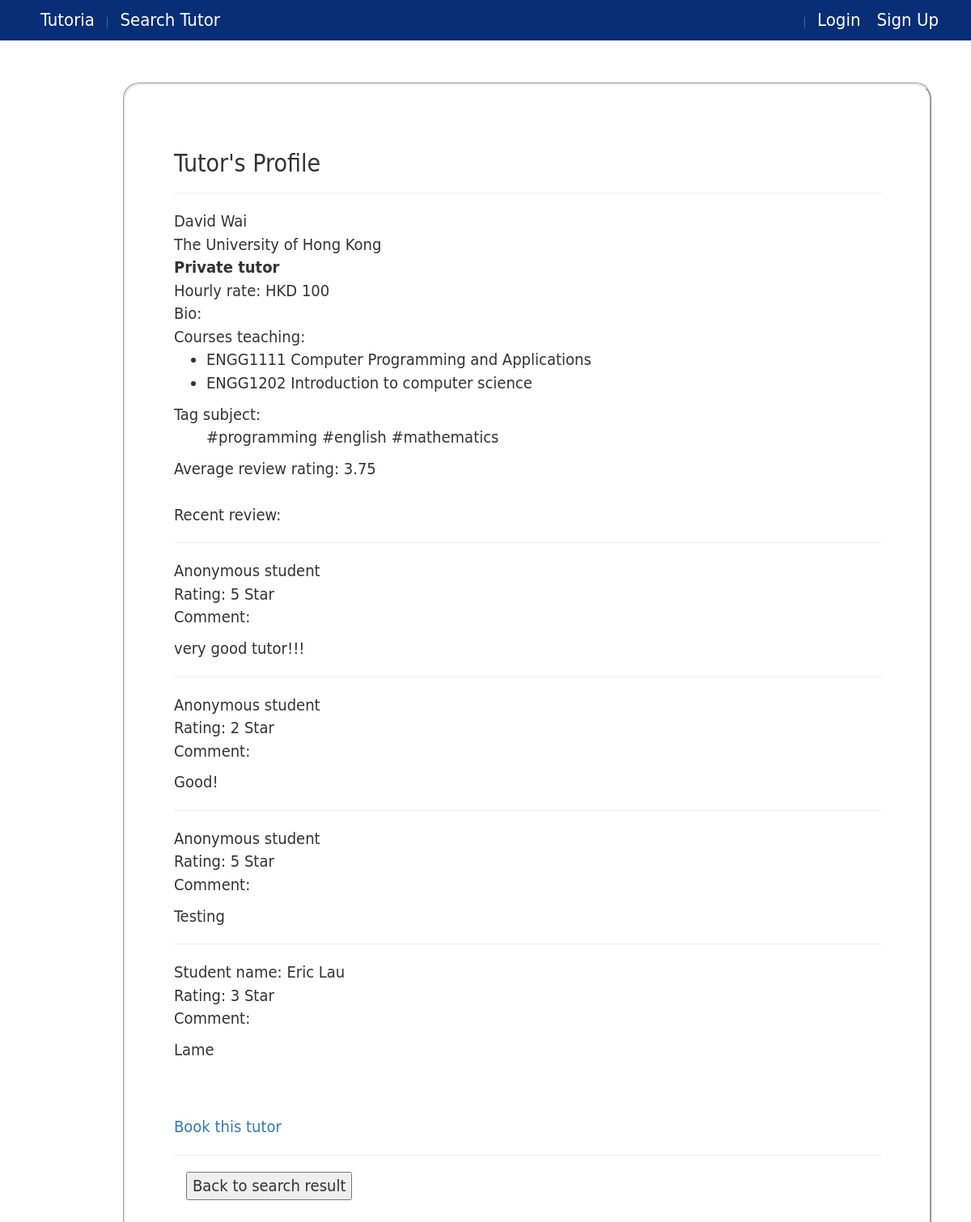
The page /tutorprofile/1 on the database its author committed.
### core/models.py (models this page shows, shortened)
class Tutor(models.Model):
    profile = models.OneToOneField(Profile, on_delete=models.CASCADE)
    tutor_type =  models.ForeignKey(TutorType, blank=True, null=True )
    hourly_rate = models.DecimalField(max_digits=10, decimal_places=2, default=Decimal(0.0))
    tag = models.ManyToManyField(Tag, blank=True)
    university = models.ForeignKey(University, blank=True,null=True)
    course = models.ManyToManyField(Course, blank=True)
    bio = models.CharField(max_length=500, blank=True,null=True)
    isHideProfile = models.BooleanField(default=False)
    @property
    def isPrivateTutor(self):
        return self.tutor_type.tutor_type=="private"
    @property
    def getAverageRating(self):
        if len( Review.objects.filter(tutor=self) )>0:
            return Review.getAverageScore(self)
        else:
            raise Exception
    @property
    def hasMoreThanTwoRating(self):
        return len( Review.objects.filter(tutor=self) ) >= 3

class Profile(models.Model):
    user = models.OneToOneField(User, on_delete=models.CASCADE)
    phone = models.CharField(max_length=20)
    user_type =  models.ForeignKey(UserType)
    image = models.ImageField(upload_to='profile_image',blank=True)
    wallet = models.OneToOneField(Wallet)
    @property
    def getUserFullName(self):
        user=self.user
        fname=""
        if user.first_name != None:
            fname += user.first_name
        if user.first_name != None and user.last_name != None:
            fname += " " + user.last_name
        elif user.last_name != None:
            fname += user.last_name
        return fname

class University(models.Model):
    name = models.CharField(max_length=50)
    abbrev = models.CharField(max_length=10)

class Course(models.Model):
    name = models.CharField(max_length=50)
    code = models.CharField(max_length=10)
    university = models.ForeignKey(University)

class Tag(models.Model):
    name = models.CharField(max_length=20)

class Review(models.Model):
    tutor = models.ForeignKey(Tutor, on_delete=models.CASCADE)
    student = models.ForeignKey(Student)
    rating = models.IntegerField()
    date = models.DateTimeField()
    comment = models.CharField(max_length=500, blank=True,null=True)
    isAnonymous = models.BooleanField()
    @staticmethod
    def getAverageScore(tutor):
        sum = 0
        r_list = Review.objects.filter(tutor=tutor)
        for each in r_list:
            sum += each.rating
        return "%.2f"%(sum / len(r_list))

class Student(models.Model):
    profile = models.OneToOneField(Profile, on_delete=models.CASCADE)
    university = models.OneToOneField(University, blank=True,null=True)

### core/views.py (the view)
# urls.py: url(r'^tutorprofile/(?P<tutor_id>[0-9]+)$', views.viewTutorProfile, name='view_tutor_profile'),
def viewTutorProfile(request, tutor_id):
    tutor = get_object_or_404(Tutor, pk=tutor_id)
    reviews = Review.objects.filter(tutor=tutor)
    context= {'tutor':tutor, 'reviews': reviews}
    if len(reviews)<3:
        context['noAverage']=True
    return render(request, 'view_tutor_profile.html', context)

### core/templates/view_tutor_profile.html (shortened to what this page needs)
{% extends 'base.html' %}
{% block content %}
        {% if tutor %}
            <h2>Tutor's Profile</h2>
            <hr/>
            {{tutor.profile.getUserFullName}} <br/>
            {{tutor.university.name}}<br/>
            {% if tutor.isPrivateTutor %}
                <b>Private tutor</b><br/>
                Hourly rate: HKD {{tutor.hourly_rate|floatformat:0}}<br/>
            {% else %}
                <b>Contracted tutor</b><br/>
            {% endif %}
            Bio: {{tutor.bio}}<br/>
            {% if tutor.course %}
                Courses teaching: <br/>
                <ul>
                {% for c in tutor.course.all %}
                    <li>{{c.code}} {{c.name}}</li>
                {% endfor %}
                </ul>
            {% endif %}
            {% if tutor.course %}
                Tag subject: <br/>
                <ul>
                {% for t in tutor.tag.all %}
                    #{{t.name}}
                {% endfor %}
                </ul>
            {% endif %}
            {% if tutor.hasMoreThanTwoRating %}
                Average review rating: {{tutor.getAverageRating}}
                <br/>
            {% endif %}
            <br/>
            {% if reviews %}
                Recent review: <br/>
                {% for each in reviews %}
                    <hr/>
                    <p>
                    {% if not each.isAnonymous %}
                        Student name: {{each.student.profile.getUserFullName}}</br>
                    {% else %}
                        Anonymous student</br>
                    {% endif %}
                    {% if not noAverage %}
                        Rating: {{ each.rating }} Star<br/>
                    {% endif %}
                    Comment:
                    <p>{{each.comment}}</p>
                    </p>
                {% endfor %}
            {% endif %}
            <br/><br/>
            <a href="{% url 'book_tutor' tutor.id %}">Book this tutor</a>
        {% else %}
            <hr/>
            <p>Invalid tutor id</p>
        {% endif %}
        <hr/>
        <div class="form-group">
        <div class="col-xs-7">
        <button onclick="window.history.back();" >Back to search result</button>
        </div>
    </div>
{% endblock %}

### core/static/css/base.css (style rules this page uses)
* { margin:0 auto; padding:0 auto; }
html,body { height:100%; }
a:link { text-decoration: none; }

### rows shown on the page
Tutor: profile.getUserFullName "David Wai", university.name "The University of Hong Kong", hourly_rate "100", getAverageRating "3.75"
Course: code "ENGG1111", name "Computer Programming and Applications"
Course: code "ENGG1202", name "Introduction to computer science"
Tag: name "programming"
Tag: name "english"
Tag: name "mathematics"
Review: isAnonymous "Anonymous student", rating "5", comment "very good tutor!!!"
Review: isAnonymous "Anonymous student", rating "2", comment "Good!"
Review: isAnonymous "Anonymous student", rating "5", comment "Testing"
Review: student.profile.getUserFullName "Eric Lau", rating "3", comment "Lame"
